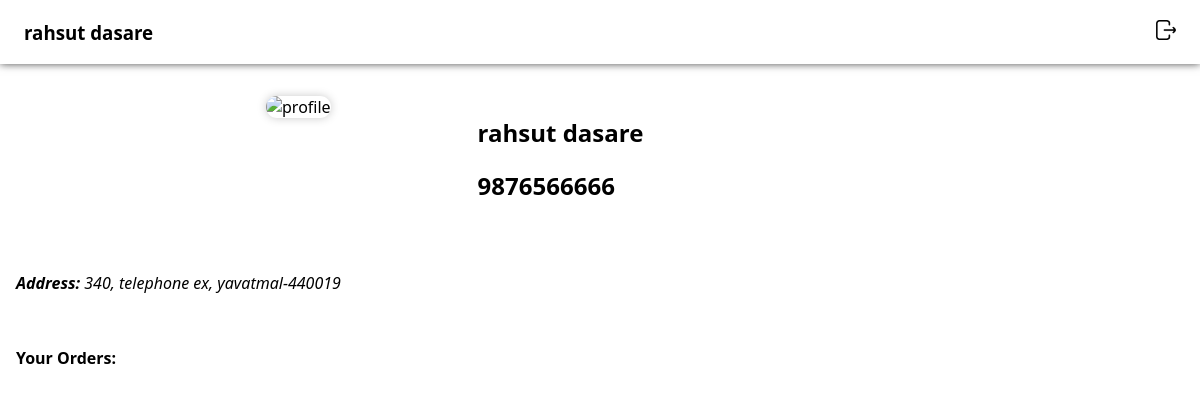
The page /profile/ (signed in) on the database its author committed.
### store/models.py (models this page shows, shortened)
class Customer(models.Model):
    user = models.OneToOneField(User, on_delete=models.CASCADE)
    phone = models.BigIntegerField()
    plot_no = models.TextField(default=None)
    streetaddr = models.TextField()
    city = models.CharField(max_length=20, default=None)
    pincode = models.PositiveIntegerField()

### store/views.py (the view)
# urls.py: path('profile/',views.profile, name='user profile'),
def profile(request):
    print(request.user.id)
    if(request.user.id is not None):
        customer = Customer.objects.get(user=request.user) if Customer.objects.filter(user=request.user).exists() else None
        orders = Order.objects.filter(user=request.user)
        return render(request, 'profile.html', {'logo': "Profile",'customer':customer,'orders':orders})
    else:
        return render(request, 'profile.html')

### static/templates/profile.html (shortened to what this page needs)
<!DOCTYPE html>
<html lang="en">
<head>
    {% load static %}
    <link rel="stylesheet" href="{% static '/css/style.css' %}">
</head>
<body>
    <div id="header">
        <h3 class="logo">{% if user.is_authenticated %}{{user.first_name}} {{user.last_name}}{% else %}Login or Sign Up{% endif %}</h3>
        <div id="mob-nav">
            <ul>
                {% if user.is_authenticated %}
                    <li><a href="/logout"><img src="{% static '/images/logout.png' %}" alt="logout" class="icon-img search"></a></li>
                {% endif %}
            </ul>
        </div>
    </div>
    {% if user.is_authenticated %}
        <div id="profile-container">
            <div id="profile-head">
                <img src="{% static '/images/user.png' %}" alt="profile" id="profile-img"/>
            </div>
            <div id="profile-card">
                <h2>{{user.first_name}} {{user.last_name}}</h2>
                <h2>{{user.username}}</h2>
            </div>
        </div>
        <div id="user-details">
            <address><strong>Address: </strong>{{customer.plot_no}}, {{customer.streetaddr}}, {{customer.city}}-{{customer.pincode}}</address>
        </div>
        <div id="order-details">
            <h4>Your Orders:</h4>
        </div>
    {% endif %}
</body>
</html>

### static/css/style.css (style rules this page uses)
body { margin: 0; font-family:'Segoe UI', Tahoma, Geneva, Verdana, sans-serif; }
a { text-decoration: none; color: black; }
#header { width: 100%; height: 4rem; position: sticky; z-index: 1000; top: 0; display: flex; justify-content: space-between; align-items: center; background-color: white; box-shadow: 0 0 8px #000000b4; transition: all 0.4s ease; }
#header .logo, #footer .logo { padding: 1rem 1.5rem; }
.icon-img { width: 36px; padding: 0.5rem; cursor: pointer; background-color: transparent; }
#mob-nav ul { display: flex; align-items: center; list-style-type: none; margin: 0; gap: 1rem; padding-left: 0; padding-right: 1rem; }
ul { list-style-type: none; padding-left: 0; }
h2 { text-align: center; }
#profile-container { width: min(100%,700px); margin: 1rem auto; height: 10rem; display: flex; justify-content: space-between; align-items: flex-start; padding: 1rem; gap: 1rem; }
div#profile-head { width: 30%; }
#profile-img { width: min(100%,125px); aspect-ratio: 1/1; border-radius: 300px; box-shadow: 0 0 10px #c9c9c9; }
#profile-card { width: 70%; }
#profile-card h2 { text-align: left; }
#user-details { padding: 1rem; }
#order-details { padding: 1rem; }
* { box-sizing: border-box; }

### rows shown on the page
Customer: plot_no "340", streetaddr "telephone ex", city "yavatmal", pincode "440019"

### other values the page prints
{{ user.first_name }} "rahsut"
{{ user.last_name }} "dasare"
{{ user.username }} "9876566666"
